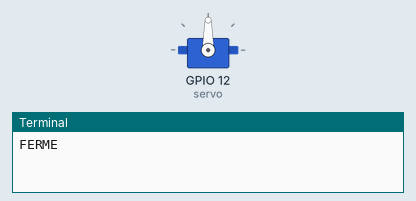
A program run on a simulated Raspberry Pi (BCM pin numbers). On the bench: servo, the last lines printed to the terminal. Servo angles are drawn from the pulse width (0.5 ms = 0°, 2.5 ms = 180°). At 7.0 s the program stops and its outputs stay as they are.

Above: at 0.1 s.
At 5.1 s:
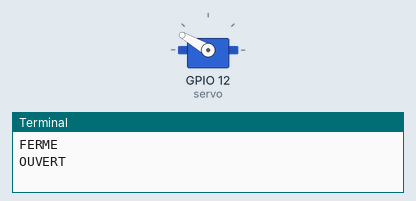
Timing chart, 0 to 7.5 s (numbered marks = the images above):
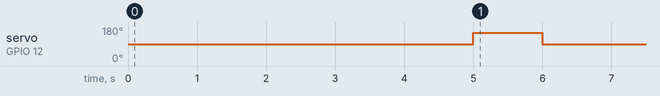

Measured:
- by itself, servo on GPIO 12 (servo): 90° → 150° at 5.0 s, → 90° 1.0 s later

The program:

test-gpiozero0.py
```python
#!/usr/bin/env python3
"""
Remet le servo à 0°
"""

from gpiozero import AngularServo
from time import sleep

SERVO_PIN = 12
MIN_ANGLE = -90
MAX_ANGLE = 90
MIN_PULSE = 0.0005
MAX_PULSE = 0.0025

ANGLE_FERME = 0
ANGLE_OUVERT = 60

servo = AngularServo(
    SERVO_PIN,
    min_angle=MIN_ANGLE,
    max_angle=MAX_ANGLE,
    min_pulse_width=MIN_PULSE,
    max_pulse_width=MAX_PULSE
)

print("FERME")
servo.angle = ANGLE_FERME
sleep(5)

print("OUVERT")
servo.angle = ANGLE_OUVERT
sleep(1)

print("FERME")
servo.angle = ANGLE_FERME
sleep(1)

servo.detach()
print("détaché.")
```
